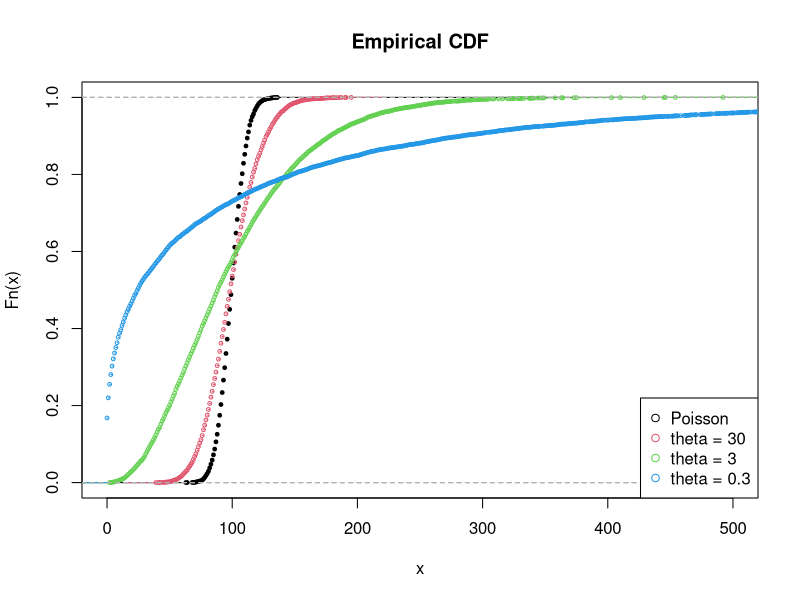

Recreate this plot in R.
# Ben’s quick code to think about what 
# different values in theta mean:
  
# Simulate
  
mu <- 100
  
x30 <- rnbinom(n = 10000, mu = mu, size = 30)
  
x3 <- rnbinom(n = 10000, mu = mu, size = 3)
  
x.3 <- rnbinom(n = 10000, mu = mu, size = 0.3)
  
y <- rpois(n = 10000, lambda = mu)
  
filename <- "figures/ecdfs.pdf"

pdf(filename, width = 6, height = 6)  
  
# Plot CDFs
  
plot(ecdf(y), xlim = c(0, 500), main = "Empirical CDF", cex = 0.5)
  
plot(ecdf(x30), col = 2, pch = 21, cex = 0.5, add = T)
  
plot(ecdf(x3), col = 3, pch = 21, cex = 0.5, add = T)
  
plot(ecdf(x.3), col = 4, pch = 21, cex = 0.5, add = T)
  
legend('bottomright',
         
       pch = rep(21, 4),
         
       col = 1:4,
         
       legend = c("Poisson",
                    
                  "theta = 30",
                    
                  "theta = 3",
                    
                  "theta = 0.3"))

dev.off()